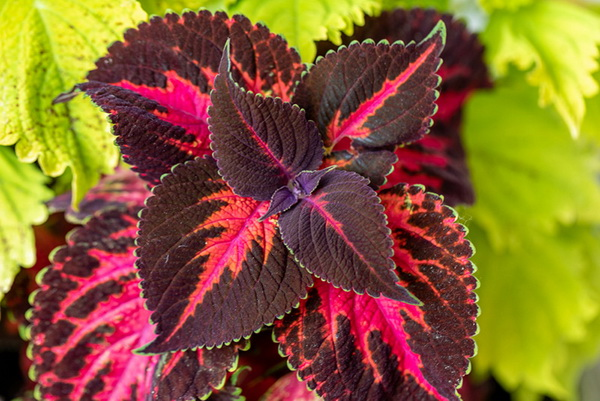
#> input picture image/4.jpg, 600 x 401 px
$ jupyter execute test2-ndvi.ipynb
#> lines starting #> are read from the running program, lines starting #| are printed output that depends on the picture; after the words box and inside, x2 and y2 are one past the last pixel; in counts of white or black regions, pixels touching at a corner belong together
[cell 1]
import cv2
import matplotlib.pyplot as plt
import numpy as np
from matplotlib import colors
from matplotlib import ticker
from matplotlib.colors import LinearSegmentedColormap

[cell 2]
image1 = cv2.imread('image/4.jpg')
#> image1 is the input picture: shape (401, 600, 3); mean B, G, R 48.4, 98.7, 135.8
AAAA = cv2.cvtColor(image1, cv2.COLOR_BGR2RGB)
plt.imshow(AAAA)
plt.show()

[cell 3]
NIR = cv2.cvtColor(image1, cv2.COLOR_RGB2BGR)
plt.imshow(NIR)
plt.show()

[cell 4]
hsv_NIR = cv2.cvtColor(NIR, cv2.COLOR_RGB2HSV)
#> hsv_NIR: shape (401, 600, 3); mean H, S, V 79, 173.2, 141.7

[cell 5]
low_red = np.array([160, 105, 84])
high_red = np.array([179, 255, 255])

[cell 6]
#create a binary mask and threshold the image using the selected colors

red_mask = cv2.inRange(hsv_NIR, low_red, high_red)
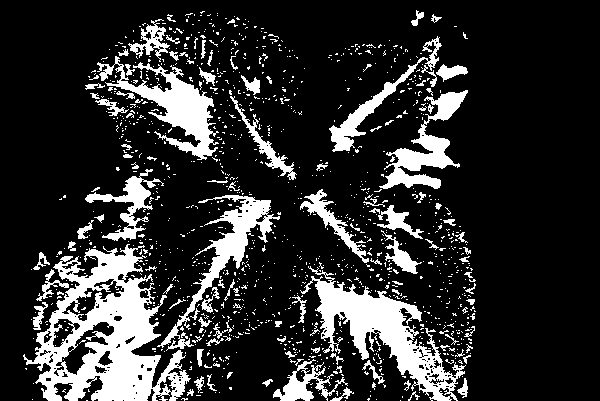
#> red_mask: shape (401, 600); 18.4% white; 1228 white regions (1118 under 20 px), largest, box (x1, y1, x2, y2) and area: (23, 244, 191, 401) 11862, (300, 266, 466, 401) 6466, (97, 56, 219, 160) 3762

#keep every pixel the same as the original image

result = cv2.bitwise_and(NIR, NIR, mask=red_mask)
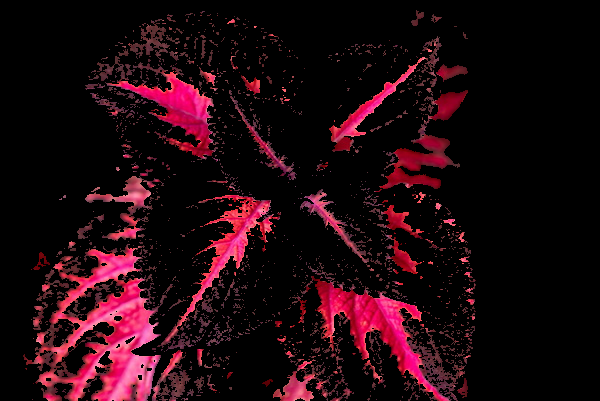
#> result: shape (401, 600, 3); mean R, G, B 31.8, 8.4, 14.5

[cell 7]
#NDVI Processing


ir = (result[:,:,0]).astype('float')
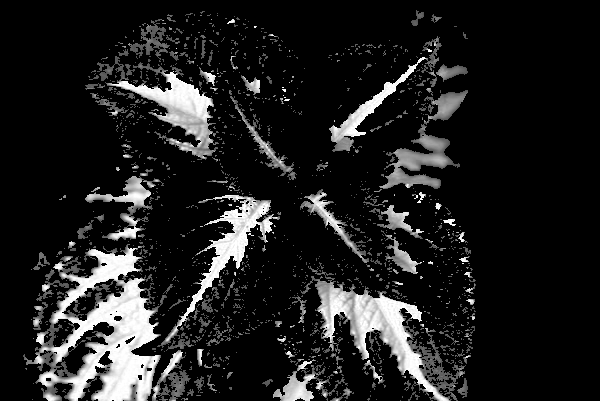
#> ir: shape (401, 600) float64; min 0, max 255, mean 31.8


# Get one of the IR image bands (all bands should be same)
#blue = image[:, :, 2]

#r = np.asarray(blue, float)

r = (result[:,:,2]).astype('float')
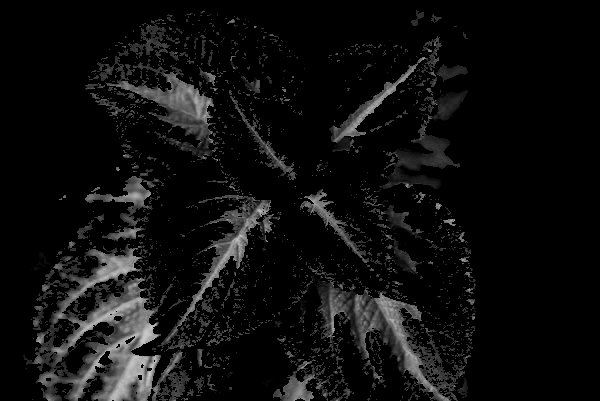
#> r: shape (401, 600) float64; min 0, max 209, mean 14.5


ndvi = np.true_divide(np.subtract(ir, r), np.add(ir, r))
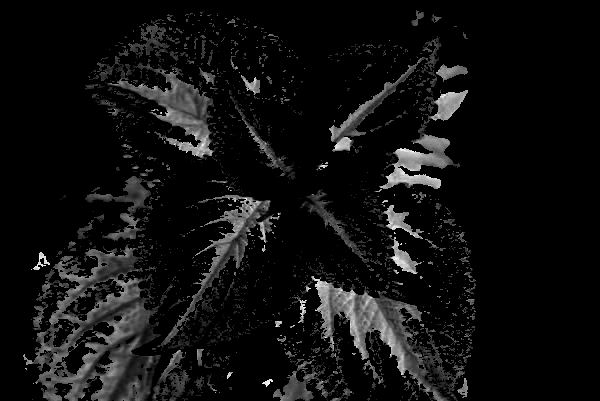
#> ndvi: shape (401, 600) float64; 81.59% of the values are NaN or infinite; the others: min 0.0704, max 0.967, mean 0.381; drawn with min black, max white, NaN and infinite black


# Display the results
output_name = 'image/SegmentedInfraBlueNDVI.jpg'

#a nice selection of grayscale colour palettes
cols1 = ['blue', 'green', 'yellow', 'red']
cols2 =  ['gray', 'gray', 'red', 'yellow', 'green']
cols3 = ['gray', 'blue', 'green', 'yellow', 'red']

cols4 = ['black', 'gray', 'blue', 'green', 'yellow', 'red']

[cell 8]
def create_colormap(args):
    return LinearSegmentedColormap.from_list(name='custom1', colors=cols3)

#colour bar to match grayscale units
def create_colorbar(fig, image):
        position = fig.add_axes([0.125, 0.19, 0.2, 0.05])
        norm = colors.Normalize(vmin=-1., vmax=1.)
        cbar = plt.colorbar(image,
                            cax=position,
                            orientation='horizontal',
                            norm=norm)
        cbar.ax.tick_params(labelsize=6)
        tick_locator = ticker.MaxNLocator(nbins=3)
        cbar.locator = tick_locator
        cbar.update_ticks()
        cbar.set_label("NDVI", fontsize=10, x=0.5, y=0.5, labelpad=-25)

fig, ax = plt.subplots()
image = ax.imshow(ndvi, cmap=create_colormap(colors))
plt.axis('off')

create_colorbar(fig, image)

extent = ax.get_window_extent().transformed(fig.dpi_scale_trans.inverted())
fig.savefig(output_name, dpi=600, transparent=True, bbox_inches=extent, pad_inches=0)
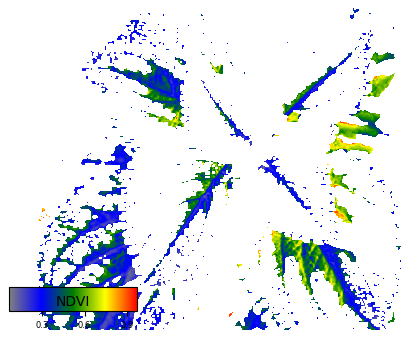
#> figure drawn by matplotlib, 2 panels
plt.show()

$ run again, with image/2.jpg copied over image/4.jpg
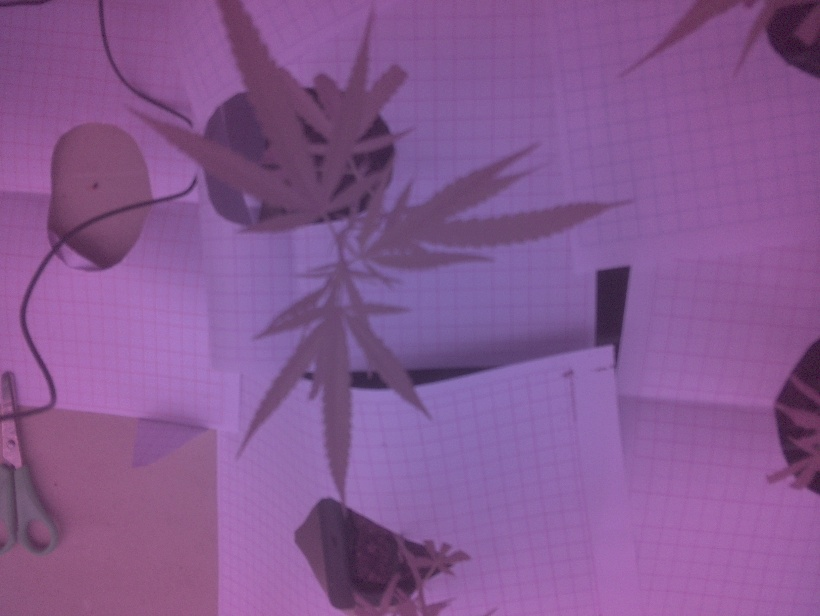
#> input picture image/2.jpg, 820 x 616 px
#> image1 is the input picture: shape (616, 820, 3); mean B, G, R 145.6, 88.8, 134.2
#> hsv_NIR: shape (616, 820, 3); mean H, S, V 144.6, 101.4, 147.2
#> `red_mask = cv2.inRange(hsv_NIR, low_red, high_red)`:
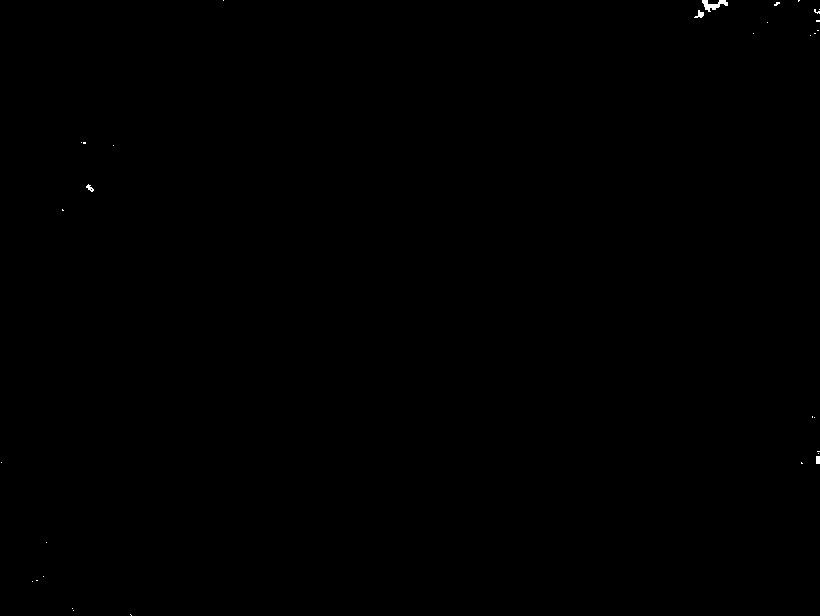
#> red_mask: shape (616, 820); 0.07% white; 32 white regions (28 under 20 px), largest, box (x1, y1, x2, y2) and area: (702, 0, 728, 12) 149, (694, 10, 704, 18) 42, (816, 456, 820, 464) 32, (86, 184, 94, 192) 31
#> `fig.savefig(output_name, dpi=600, transparent=True, bbox_inches=extent..`:
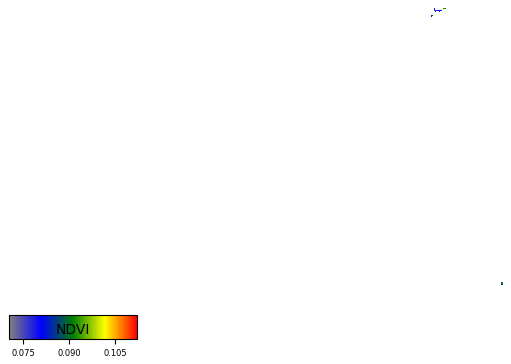
#> figure drawn by matplotlib, 2 panels
